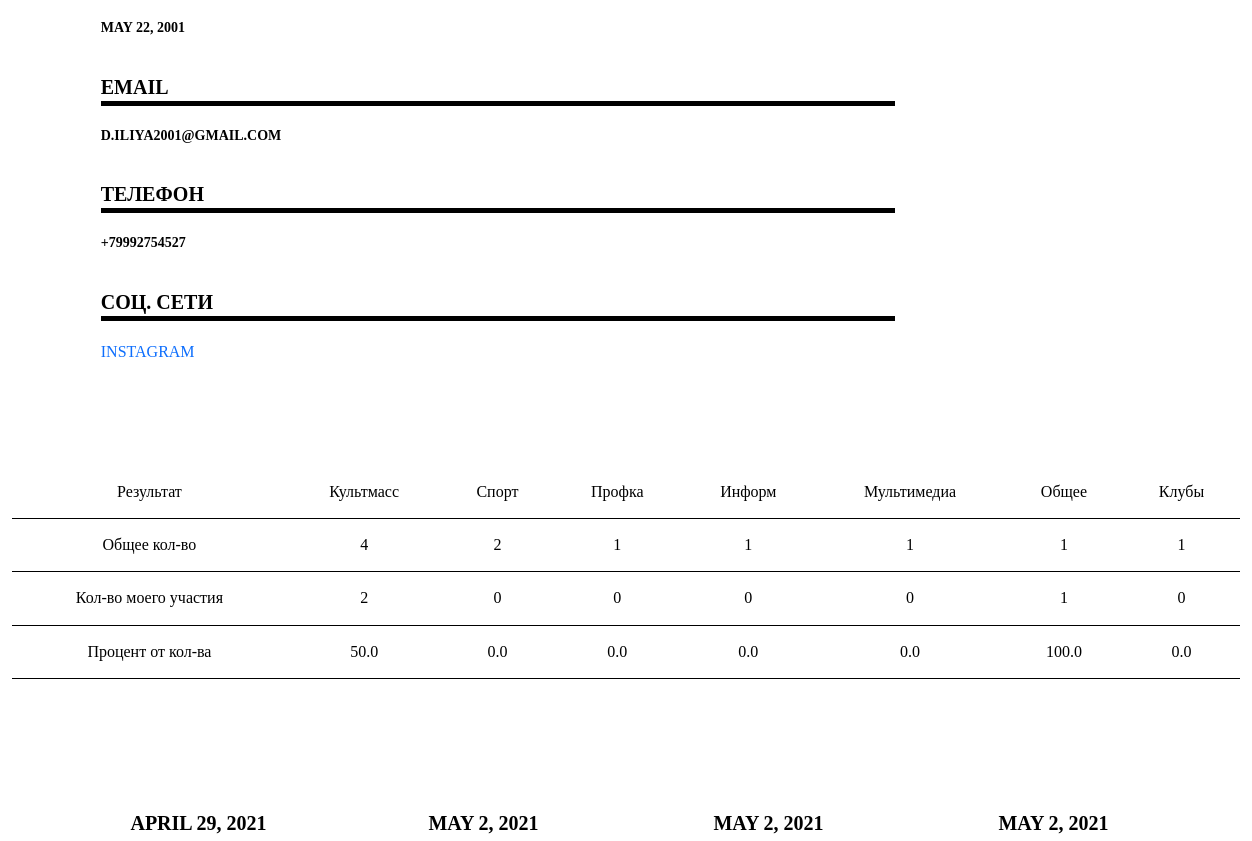
Page /user/ (signed in, middle part) on the earlier database version.
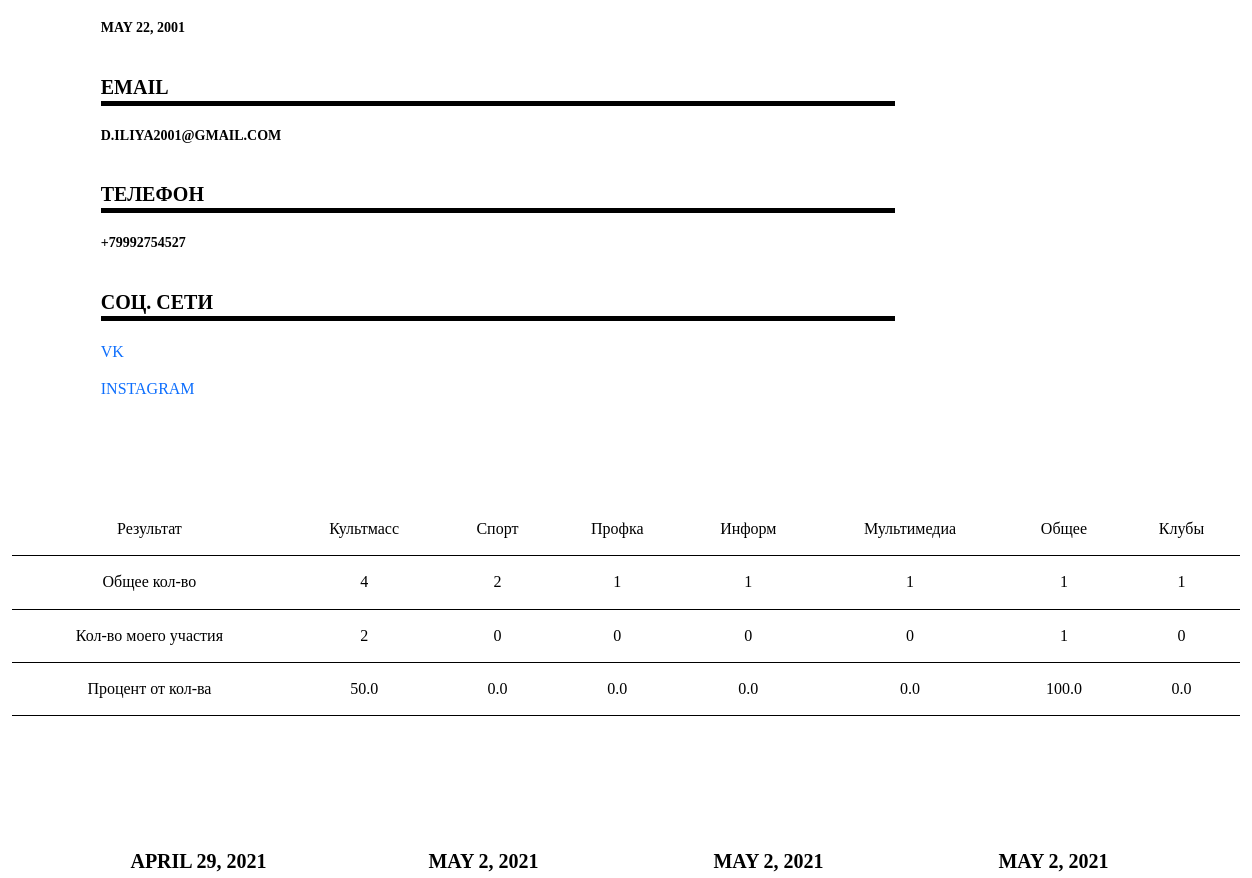
Same page on the later database version.
### accounts/models.py (models this page shows)
class Student(models.Model):
    user        = models.OneToOneField(User, null=True, on_delete=models.CASCADE)
    group       = models.ForeignKey(Company, null=True, on_delete=models.SET_NULL)
    fio         = models.CharField(max_length=200, null=True)
    email       = models.CharField(max_length=200, null=True)
    phone       = models.CharField(max_length=200, null=True)
    birthday    = models.DateField(null=True)
    profile_pic = models.ImageField(default='avatar.png', null=True, blank=True)
    vk_url      = models.CharField(max_length=200, blank=True, null=True)
    instagram_url   = models.CharField(max_length=200, blank=True, null=True)
    date_created= models.DateTimeField(auto_now_add=True, null=True)
    def __str__(self):
        return self.fio

### accounts/views.py (the view)
# urls.py: path('user/', views.mainUser, name="main_user"),
def mainUser(request):
    user = request.user.student
    info = Student.objects.filter(fio = user)
    tags = Tag.objects.all()
    events = []
    events_member = []
    for tag in tags:
        events.append(
            Event.objects.filter(tags__name=tag.name).count()
        )
        events_member.append(
            request.user.student.member_set.filter(event__tags__name=tag.name).count()
        )
    event_procents = []
    for i in range(0, len(events)):
        event_procents.append(events_member[i] * 100 / events[i])
    awards = request.user.student.useraward_set.all()
    context = {
        'info':info,
        'user':user, 'tags':tags, 'awards':awards,
        'events': events, 'events_member':events_member,
        'event_procents':event_procents,
    }
    return render(request, 'accounts/auth/user.html', context)

### accounts/models.py (called while the page is built)
    def __str__(self):
        return self.name

    def __str__(self):
        return self.name

    def __str__(self):
        return self.group_number

### accounts/templates/accounts/auth/user.html (shortened to what this page needs)
{% extends 'accounts/auth/main_user.html' %}
{% load static %}
{% block content %}
<div class="container-fluid user-page">
    <section class="user-page row">
        {% for field in info %}
        <div class="col-xs-8 col-sm-8 col-md-10 col-lg-8 col-xxl-2 footer-news-list">
            <div class="row">
                <div class="footer-box">
                    <div class="footer-nav-item">{{field.birthday}}</div>
                </div>
                <div class="footer-box">
                    <div class="footer-nav-header">Email</div>
                    <div class="footer-nav-item">{{field.email}}</div>
                </div>
                <div class="footer-box">
                    <div class="footer-nav-header">Телефон</div>
                    <div class="footer-nav-item">{{field.phone}}</div>
                </div>
                <div class="footer-box">
                    <div class="footer-nav-header">Соц. сети</div>
                    {% if field.vk_url is not Null %}
                        <div class="footer-nav-item"><a href="{{field.vk_url}}" target="_blank">vk</a></div>
                    {% endif %}
                    {% if field.instagram_url is not Null %}
                        <div class="footer-nav-item"><a href="{{field.instagram_url}}" target="_blank">instagram</a></div>
                    {% endif %}
                </div>
            </div>
        </div>
        <div class="col-1"></div>
        {% endfor %}
    </section>
</div>
<br>
<br>
<br>
<table>
    <tr>
        <th>Результат</th>
        {% for tag in tags %}
        <th>{{tag}}</th>
        {% endfor %}
    </tr>
    <tr>
        <td>Общее кол-во</td>
        {% for event in events %}
        <td>{{event}}</td>
        {% endfor %}
    </tr>
    <tr>
        <td>Кол-во моего участия</td>
        {% for event_member in events_member %}
        <td>{{event_member}}</td>
        {% endfor %}
    </tr>
    <tr>
        <td>Процент от кол-ва</td>
        {% for event_procent in event_procents %}
        <td>{{event_procent}}</td>
        {% endfor %}
    </tr>
</table>
<br>
<br>
<br>
<br>
<br>
<br>
<div class="container" id="portfolio">
    <section class="direction row">
        {% for award in awards %}
        <div class="col-12 col-sm-12 col-md-6 col-lg-3 portfolio">
            <div class="box-dateitem">{{award.date_performance}}</div>
            <br>
            <br>
        </div>
        {% endfor %}
    </section>
</div>
{% endblock %}

Differences in the rows shown:
changed Student "D.ILIYA2001@GMAIL.COM": now shows "VK"
